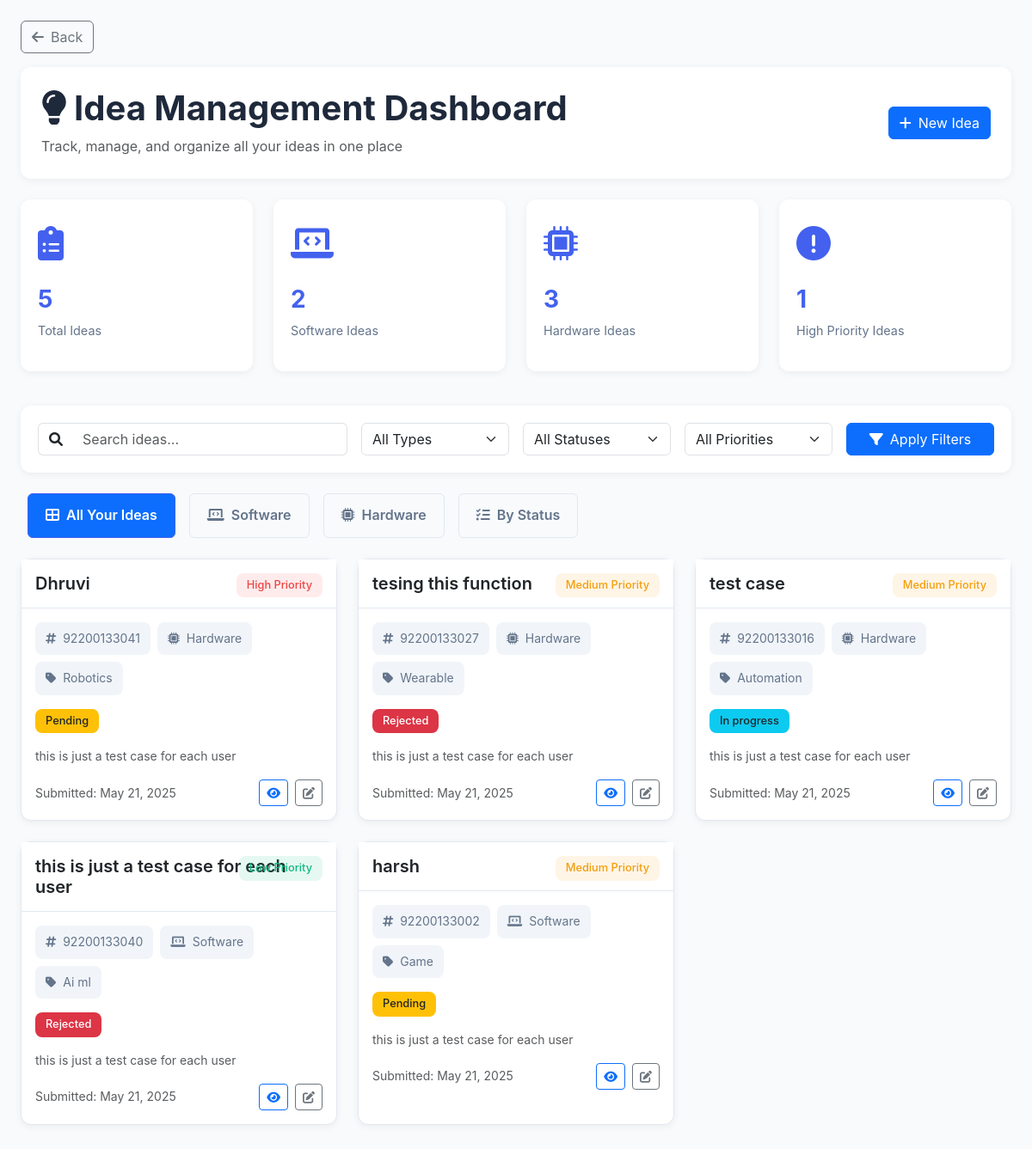
The app's page /user/Blog/idea_dashboard.php with its own data.
### tables this page shows
CREATE TABLE `blog` (
  `id` int(11) NOT NULL,
  `er_number` varchar(50) NOT NULL,
  `project_name` varchar(100) NOT NULL,
  `project_type` enum('software','hardware') NOT NULL,
  `classification` varchar(50) NOT NULL,
  `description` text NOT NULL,
  `submission_datetime` datetime NOT NULL,
  `status` enum('pending','in_progress','completed','rejected') DEFAULT 'pending',
  `priority1` enum('low','medium','high') DEFAULT 'medium',
  `assigned_to` varchar(100) DEFAULT NULL,
  `completion_date` date DEFAULT NULL,
  `created_at` timestamp NULL DEFAULT current_timestamp(),
  `updated_at` timestamp NULL DEFAULT current_timestamp() ON UPDATE current_timestamp(),
  `register_id` int(11) NOT NULL
);

### user/Blog/idea_dashboard.php (the view, shortened to what this page needs)
<!DOCTYPE html>
<html lang="en">
<head>
    <link href="https://cdn.jsdelivr.net/npm/bootstrap@5.3.0-alpha1/dist/css/bootstrap.min.css" rel="stylesheet">
    <link rel="stylesheet" href="https://cdnjs.cloudflare.com/ajax/libs/font-awesome/6.0.0/css/all.min.css">
</head>
<body>
    <?php
function createDBConnection() {
$servername = "localhost";
$username = "root";
$password = "";
$dbname = "ideanest";
$conn = new mysqli($servername, $username, $password, $dbname);
return $conn;
}
$projects = [];
$search_term = isset($_GET['search']) ? $_GET['search'] : '';
try {
    $conn = createDBConnection();
    $stats = [
        'total' => 0,
        'software' => 0,
        'hardware' => 0,
        'pending' => 0,
        'in_progress' => 0,
        'completed' => 0,
        'high_priority1' => 0
    ];
    $stats_query = "SELECT
            COUNT(*) as total,
            SUM(CASE WHEN project_type = 'software' THEN 1 ELSE 0 END) as software,
            SUM(CASE WHEN project_type = 'hardware' THEN 1 ELSE 0 END) as hardware,
            SUM(CASE WHEN status = 'pending' THEN 1 ELSE 0 END) as pending,
            SUM(CASE WHEN status = 'in_progress' THEN 1 ELSE 0 END) as in_progress,
            SUM(CASE WHEN status = 'completed' THEN 1 ELSE 0 END) as completed,
            SUM(CASE WHEN priority1 = 'high' THEN 1 ELSE 0 END) as high_priority1  FROM blog";
    $stats_result = $conn->query($stats_query);
    if ($stats_result) {
        $stats = $stats_result->fetch_assoc();
    }
    $sql = "SELECT * FROM blog WHERE 1=1";
    $sql .= " ORDER BY priority1 = 'high' DESC, submission_datetime DESC";
    $stmt = $conn->prepare($sql);
    $stmt->execute();
    $result = $stmt->get_result();
    $projects = $result->fetch_all(MYSQLI_ASSOC);
} catch (Exception $e) {
    $error_message = "Error: " . $e->getMessage();
}
function getStatusClass($status) {
    switch ($status) {
        case 'pending':
            return 'bg-warning text-dark';
        case 'in_progress':
            return 'bg-info text-dark';
        case 'rejected':
            return 'bg-danger text-white';
    }
}
function getpriority1Class($priority1) {
    switch ($priority1) {
        case 'high':
            return 'priority1-high';
        case 'medium':
            return 'priority1-medium';
        case 'low':
            return 'priority1-low';
    }
}
?>
    <div class="dashboard-container">
        <div class="mb-3">
            <a href="javascript:history.back()" class="btn btn-outline-secondary">
                <i class="fas fa-arrow-left me-2"></i>Back
            </a>
        </div>
        <div class="page-header">
            <div>
                <h1><i class="fas fa-lightbulb me-2"></i>Idea Management Dashboard</h1>
                <p class="text-muted mb-0">Track, manage, and organize all your ideas in one place</p>
            </div>
            <div>
                <a href="form.php" class="btn btn-primary">
                    <i class="fas fa-plus me-2"></i>New Idea
                </a>
            </div>
        </div>
        <div class="row g-4 mb-4">
            <div class="col-md-3 mb-3">
                <div class="stats-card">
                    <div class="category-icon">
                        <i class="fas fa-clipboard-list"></i>
                    </div>
                    <h3><?php echo $stats['total']; ?></h3>
                    <p>Total Ideas</p>
                </div>
            </div>
            <div class="col-md-3 mb-3">
                <div class="stats-card">
                    <div class="category-icon">
                        <i class="fas fa-laptop-code"></i>
                    </div>
                    <h3><?php echo $stats['software']; ?></h3>
                    <p>Software Ideas</p>
                </div>
            </div>
            <div class="col-md-3 mb-3">
                <div class="stats-card">
                    <div class="category-icon">
                        <i class="fas fa-microchip"></i>
                    </div>
                    <h3><?php echo $stats['hardware']; ?></h3>
                    <p>Hardware Ideas</p>
                </div>
            </div>
            <div class="col-md-3 mb-3">
                <div class="stats-card">
                    <div class="category-icon">
                        <i class="fas fa-exclamation-circle"></i>
                    </div>
                    <h3><?php echo $stats['high_priority1']; ?></h3>
                    <p>High Priority Ideas</p>
                </div>
            </div>
        </div>
        <div class="filter-container">
            <form action="<?php echo htmlspecialchars($_SERVER["PHP_SELF"]); ?>" method="GET" class="row g-3">
                <div class="col-md-4">
                    <div class="input-group">
                        <span class="input-group-text bg-white border-end-0">
                            <i class="fas fa-search"></i>
                        </span>
                        <input type="text" class="form-control border-start-0" placeholder="Search ideas..."
                            name="search" value="<?php echo htmlspecialchars($search_term); ?>">
                    </div>
                </div>
                <div class="col-md-2">
                    <select class="form-select" name="type">
                        <option value="">All Types</option>
                    </select>
                </div>
                <div class="col-md-2">
                    <select class="form-select" name="status">
                        <option value="">All Statuses</option>
                    </select>
                </div>
                <div class="col-md-2">
                    <select class="form-select" name="priority1">
                        <option value="">All Priorities</option>
                    </select>
                </div>
                <div class="col-md-2">
                    <button type="submit" class="btn btn-primary w-100">
                        <i class="fas fa-filter me-2"></i>Apply Filters
                    </button>
                </div>
            </form>
        </div>
        <ul class="nav nav-pills mb-4" id="projectTabs" role="tablist">
            <li class="nav-item" role="presentation">
                <button class="nav-link category-tab active" id="all-tab" data-bs-toggle="pill" data-bs-target="#all"
                    type="button" role="tab">
                    <i class="fas fa-th-large me-2"></i>All Your Ideas
                </button>
            </li>
            <li class="nav-item" role="presentation">
                <button class="nav-link category-tab" id="software-tab" data-bs-toggle="pill" data-bs-target="#software"
                    type="button" role="tab">
                    <i class="fas fa-laptop-code me-2"></i>Software
                </button>
            </li>
            <li class="nav-item" role="presentation">
                <button class="nav-link category-tab" id="hardware-tab" data-bs-toggle="pill" data-bs-target="#hardware"
                    type="button" role="tab">
                    <i class="fas fa-microchip me-2"></i>Hardware
                </button>
            </li>
            <li class="nav-item" role="presentation">
                <button class="nav-link category-tab" id="status-tab" data-bs-toggle="pill"
                    data-bs-target="#status-view" type="button" role="tab">
                    <i class="fas fa-tasks me-2"></i>By Status
                </button>
            </li>
        </ul>
        <div class="tab-content" id="projectTabsContent">
            <div class="tab-pane fade show active" id="all" role="tabpanel">
                <?php if (empty($projects)): ?>
                <div class="empty-state">
                    <div class="empty-state-icon">
                        <i class="fas fa-clipboard"></i>
                    </div>
                    <h3>No Ideas found</h3>
                    <p class="text-muted">Try changing your search criteria or add a Idea</p>
                    <a href="form.php" class="btn btn-primary mt-3">
                        <i class="fas fa-plus me-2"></i>Add Your Idea
                    </a>
                </div>
                <?php else: ?>
                <div class="row">
                    <?php foreach ($projects as $project): ?>
                    <div class="col-lg-4 col-md-6 mb-4">
                        <div class="project-card card h-100 position-relative">
                            <span class="priority1-badge <?php echo getpriority1Class($project['priority1']); ?>">
                                <?php echo ucfirst($project['priority1']); ?> Priority
                            </span>
                            <div class="card-header">
                                <h5><?php echo htmlspecialchars($project['project_name']); ?></h5>
                            </div>
                            <div class="card-body">
                                <div class="project-meta">
                                    <div class="meta-item">
                                        <i class="fas fa-hashtag me-1"></i>
                                        <?php echo htmlspecialchars($project['er_number']); ?>
                                    </div>
                                    <div class="meta-item">
                                        <i class="<?php echo ($project['project_type'] == 'software') ? 'fas fa-laptop-code' : 'fas fa-microchip'; ?> me-1"></i>
                                        <?php echo ucfirst($project['project_type']); ?>
                                    </div>
                                    <div class="meta-item">
                                        <i class="fas fa-tag me-1"></i>
                                        <?php echo ucfirst(str_replace('_', ' ', $project['classification'])); ?>
                                    </div>
                                </div>
                                <span class="status-badge <?php echo getStatusClass($project['status']); ?>">
                                    <?php echo ucfirst(str_replace('_', ' ', $project['status'])); ?>
                                </span>
                                <div class="mt-3">
                                    <p class="text-muted small">
                                        <?php
                                        $desc = htmlspecialchars($project['description']);
                                        echo (strlen($desc) > 100) ? substr($desc, 0, 100) . '...' : $desc;
                                        ?>
                                    </p>
                                </div>
                                <div class="d-flex justify-content-between align-items-center mt-3">
                                    <small class="text-muted">
                                        Submitted: <?php echo date('M d, Y', strtotime($project['submission_datetime'])); ?>
                                    </small>
                                    <div class="action-buttons">
                                        <button class="btn btn-sm btn-outline-primary" data-bs-toggle="modal"
                                            data-bs-target="#projectModal<?php echo $project['id']; ?>">
                                            <i class="fas fa-eye"></i>
                                        </button>
                                        <a href="edit.php?id=<?php echo $project['id']; ?>"
                                            class="btn btn-sm btn-outline-secondary">
                                            <i class="fas fa-edit"></i>
                                        </a>
                                    </div>
                                </div>
                            </div>
                        </div>
                    </div>
                    <?php endforeach; ?>
                </div>
                <?php endif; ?>
            </div>
        </div>
    </div>
</body>
</html>

### user/Blog/idea_dashboard.php (style rules this page uses)
:root { --primary-color: #4361ee; --primary-light: rgba(67, 97, 238, 0.1); --primary-dark: #fbfbff; --secondary-color: #f50057; --success-color: #10b981; --success-light: rgba(16, 185, 129, 0.1); --warning-color: #f59e0b; --warning-light: rgba(245, 158, 11, 0.1); --danger-color: #ef4444; --danger-light: rgba(239, 68, 68, 0.1); --info-color: #0ea5e9; --info-light: rgba(14, 165, 233, 0.1); --light-bg: #f8fafc; --dark-text: #1e293b; --light-text: #64748b; --gray-100: #f1f5f9; --gray-200: #e2e8f0; --gray-300: #cbd5e1; --gray-400: #94a3b8; --card-shadow: 0 2px 8px rgba(0, 0, 0, 0.06); --card-hover-shadow: 0 10px 20px rgba(0, 0, 0, 0.08); --transition: all 0.3s ease; --border-radius: 0.75rem; --border-radius-sm: 0.5rem; --font-primary: 'Inter', sans-serif; }
body { background-color: var(--light-bg); font-family: var(--font-primary); color: var(--dark-text); line-height: 1.6; }
.dashboard-container { max-width: 1400px; margin: 0 auto; padding: 1.5rem; }
.page-header { background: white; border-radius: var(--border-radius); padding: 1.5rem; margin-bottom: 1.5rem; box-shadow: var(--card-shadow); display: flex; justify-content: space-between; align-items: center; }
.page-header h1 { margin-bottom: 0.5rem; color: var(--dark-text); font-weight: 700; }
.stats-card { background: white; border-radius: var(--border-radius); padding: 1.25rem; box-shadow: var(--card-shadow); transition: var(--transition); height: 100%; }
.stats-card .category-icon { font-size: 2.5rem; margin-bottom: 1rem; color: var(--primary-color); }
.stats-card h3 { font-size: 1.75rem; font-weight: 700; color: var(--primary-color); margin-bottom: 0.5rem; }
.stats-card p { color: var(--light-text); font-size: 0.9rem; }
.filter-container { background: white; border-radius: var(--border-radius); padding: 1.25rem; margin-bottom: 1.5rem; box-shadow: var(--card-shadow); }
.category-tab { border-radius: var(--border-radius-sm); padding: 0.75rem 1.25rem; margin: 0 0.5rem; font-weight: 600; transition: var(--transition); border: 1px solid var(--gray-200); color: var(--light-text); }
.category-tab.active { background-color: var(--primary-color); color: white; border-color: var(--primary-color); }
.project-card { background: white; border-radius: var(--border-radius); box-shadow: var(--card-shadow); transition: var(--transition); height: 100%; border: 1px solid var(--gray-200); }
.project-card .card-header { background: white; border-bottom: 1px solid var(--gray-200); padding: 1rem; }
.project-card .card-header h5 { margin-bottom: 0; font-weight: 600; }
.project-meta { display: flex; flex-wrap: wrap; gap: 0.5rem; margin-bottom: 1rem; }
.meta-item { background-color: var(--gray-100); padding: 0.5rem 0.75rem; border-radius: var(--border-radius-sm); font-size: 0.875rem; color: var(--light-text); }
.status-badge { display: inline-block; padding: 0.25rem 0.75rem; border-radius: var(--border-radius-sm); font-size: 0.8rem; font-weight: 500; }
.action-buttons { display: flex; gap: 0.5rem; }
.priority1-badge { position: absolute; top: 1rem; right: 1rem; border-radius: var(--border-radius-sm); padding: 0.25rem 0.75rem; font-size: 0.8rem; font-weight: 500; }
.priority1-high { background-color: var(--danger-light); color: var(--danger-color); }
.priority1-medium { background-color: var(--warning-light); color: var(--warning-color); }
.priority1-low { background-color: var(--success-light); color: var(--success-color); }

### records on screen
blog: priority1 "High", project_name "Dhruvi", er_number "92200133041", project_type "Hardware", classification "Robotics", status "Pending", description "this is just a test case for each user", submission_datetime "May 21, 2025"
blog: priority1 "Medium", project_name "tesing this function", er_number "92200133027", project_type "Hardware", classification "Wearable", status "Rejected", description "this is just a test case for each user", submission_datetime "May 21, 2025"
blog: priority1 "Medium", project_name "test case", er_number "92200133016", project_type "Hardware", classification "Automation", status "In progress", description "this is just a test case for each user", submission_datetime "May 21, 2025"
blog: priority1 "Low", project_name "this is just a test case for each user", er_number "92200133040", project_type "Software", classification "Ai ml", status "Rejected", description "this is just a test case for each user", submission_datetime "May 21, 2025"
blog: priority1 "Medium", project_name "harsh", er_number "92200133002", project_type "Software", classification "Game", status "Pending", description "this is just a test case for each user", submission_datetime "May 21, 2025"

### other values on screen
$stats['total'] "5"
$stats['software'] "2"
$stats['hardware'] "3"
$stats['high_priority1'] "1"
